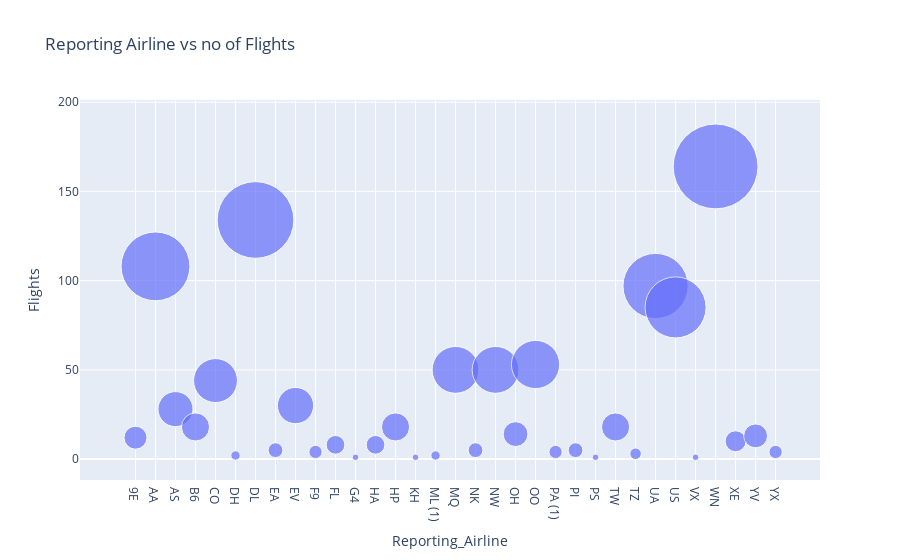

Notebook source saved alongside this figure:
### Code cell
fig =  px.scatter(bub_data,x='Reporting_Airline',y='Flights',size='Flights',size_max=60,hover_name="Reporting_Airline",
                  title='Reporting Airline vs no of Flights') 
fig.show()

### Figure 1 — Plotly figure (JSON) as saved in the notebook; plotly's stock layout.template omitted (floating-point values rounded to 4 significant figures)
{"data": [{"hovertemplate": "<b>%{hovertext}</b><br><br>Reporting_Airline=%{x}<br>Flights=%{marker.size}<extra></extra>", "hovertext": ["9E", "AA", "AS", "B6", "CO", "DH", "DL", "EA", "EV", "F9", "FL", "G4", "HA", "HP", "KH", "ML (1)", "MQ", "NK", "NW", "OH", "OO", "PA (1)", "PI", "PS", "TW", "TZ", "UA", "US", "VX", "WN", "XE", "YV", "YX"], "legendgroup": "", "marker": {"color": "#636efa", "size": [12, 108, 28, 18, 44, 2, 134, 5, 30, 4, 8, 1, 8, 18, 1, 2, 50, 5, 50, 14, 53, 4, 5, 1, 18, 3, 97, 85, 1, 164, 10, 13, 4], "sizemode": "area", "sizeref": 0.04556, "symbol": "circle"}, "mode": "markers", "name": "", "orientation": "v", "showlegend": false, "type": "scatter", "x": ["9E", "AA", "AS", "B6", "CO", "DH", "DL", "EA", "EV", "F9", "FL", "G4", "HA", "HP", "KH", "ML (1)", "MQ", "NK", "NW", "OH", "OO", "PA (1)", "PI", "PS", "TW", "TZ", "UA", "US", "VX", "WN", "XE", "YV", "YX"], "xaxis": "x", "y": [12, 108, 28, 18, 44, 2, 134, 5, 30, 4, 8, 1, 8, 18, 1, 2, 50, 5, 50, 14, 53, 4, 5, 1, 18, 3, 97, 85, 1, 164, 10, 13, 4], "yaxis": "y"}], "layout": {"legend": {"itemsizing": "constant", "tracegroupgap": 0}, "title": {"text": "Reporting Airline vs no of Flights"}, "xaxis": {"anchor": "y", "domain": [0, 1], "title": {"text": "Reporting_Airline"}}, "yaxis": {"anchor": "x", "domain": [0, 1], "title": {"text": "Flights"}}}}
